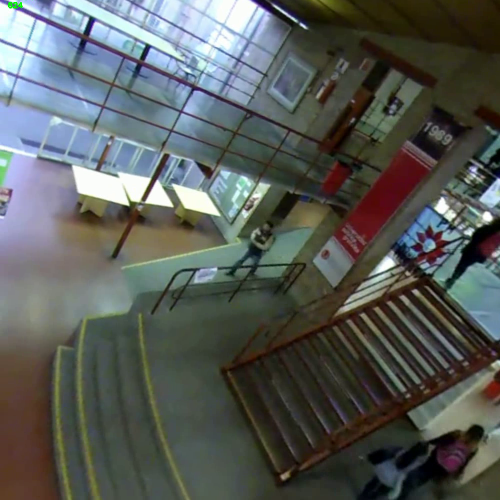
#> input picture frame 14 of viga_tray_111.avi, 1000 x 1000 px, given in place of agora18.mp4, which was not available (shown at 1/2 size)
$ python loop_20150825.py   (Python 2 division)
#> lines starting #> are read from the running program, lines starting #| are printed output that depends on the picture; after the words box and inside, x2 and y2 are one past the last pixel; in counts of white or black regions, pixels touching at a corner belong together; pictures that were not available may be replaced by others from this repository, and a replacement may not be noted
# loop.py

# Librerias importadas
import cv2
import numpy as np

# Video a analizar
cap = cv2.VideoCapture('../../video/unq/agora18.mp4')

# Creacion del sustractor de fondo MOG2
bs = cv2.createBackgroundSubtractorMOG2()
bs.setDetectShadows(True)
bs.setShadowValue(0) #127
bs.setHistory(50) #500
#bs.setVarThreshold(36) #16
#bs.setBackgroundRatio(0.5) #0.9

# Tiempo en ms a esperar entre frames, 0 = para siempre
tms = 10

# Kernel
k_opening = cv2.getStructuringElement(cv2.MORPH_ELLIPSE,(3,3))
k_closing = cv2.getStructuringElement(cv2.MORPH_ELLIPSE,(17,17))

# Filtro Kalman:
# Dimension de los estados: 4
# Dimension de la medicion: 2
# Dimension del vector de control: 0
#kalman = cv2.KalmanFilter(4,2,0)

# Loop principal
while(cap.isOpened()):
  # Obtener imagen
  frame = cv2.resize(cap.read()[1],(640,640))
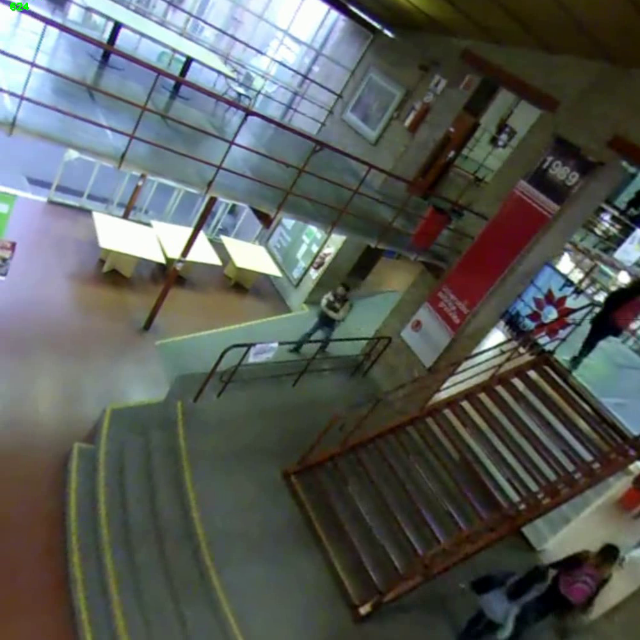
#> frame: shape (640, 640, 3); mean B, G, R 88.4, 92, 88
  # Se aplica el sustractor de fondo
  msk = bs.apply(frame)
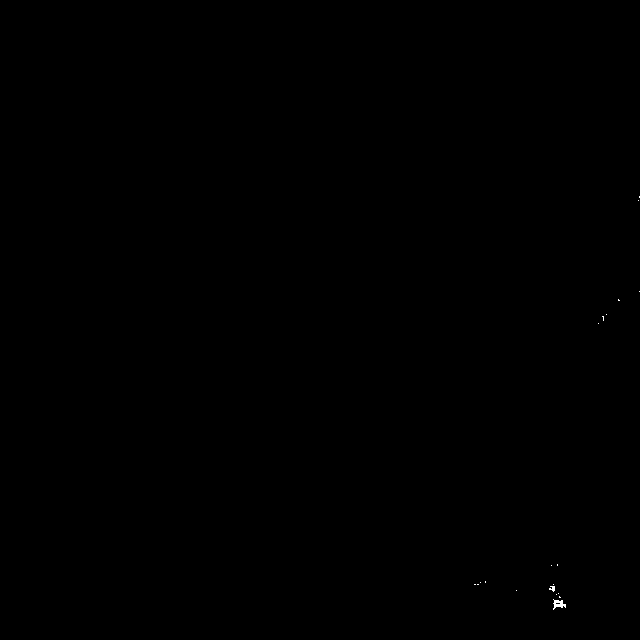
#> msk: shape (640, 640); 0.03% white in thin lines or dots, all inside (x1, y1, x2, y2) = (474, 196, 640, 610)
  # Se filtra el ruido
  blurmsk = cv2.GaussianBlur(msk,(21,21),0)
  frg = cv2.threshold(blurmsk,0,255,cv2.THRESH_BINARY+cv2.THRESH_OTSU)[1]
#> frg: shape (640, 640); 0.07% white; 2 white regions
  # [9 lines of commented-out code are left out]
  cnt = cv2.findContours(frg.copy(),cv2.RETR_EXTERNAL,cv2.CHAIN_APPROX_SIMPLE)[1]
#> cnt = 2 contours; box (x1, y1, x2, y2) and area: (551, 595, 568, 611) 189, (548, 584, 557, 594) 56
  #Se inicializan las listas M y centroides
  M,centroides = [],[]
  for i in range(len(cnt)):
    M.append(cv2.moments(cnt[i]))
    centroides.append(np.array([int(M[-1]['m10']/M[-1]['m00']),int(M[-1]['m01']/M[-1]['m00'])]) if M[-1]['m00']<>0 else np.zeros(2,int))
#> this loop made 2 passes
#> after the loop, M = 2 items; centroides = [[558, 603], [552, 588]]

  cv2.drawContours(frame,cnt,-1,(0,0,255),2)
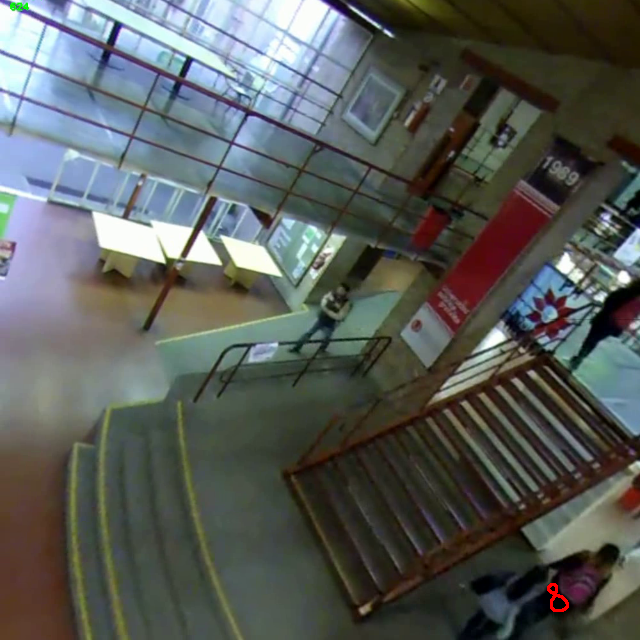
#> frame: shape (640, 640, 3); 0.06% of pixels changed, all inside (x1, y1, x2, y2) = (547, 583, 569, 612)
  # Se muestran los distintos pasos del algoritmo
  cv2.imshow('Frame',frame)
#  cv2.imshow('Blur',blur)
  # Se mueve la ventana
  cv2.moveWindow('Frame',0,0)
#  cv2.moveWindow('Blur',480,0)
  # Botones de terminado, pausado, reanudar
  k = cv2.waitKey(tms) & 0xFF
#> (key q is pressed here)
  if k == ord('q'):
    break # Terminar
  elif k == ord('p'):
    tms = 0 #Pausar
  elif k == ord('f'):
    tms = 10 # Reanudar

# Liberar el video y destruir las ventanas
cap.release()
cv2.destroyAllWindows()

$ run again, starting later in the video
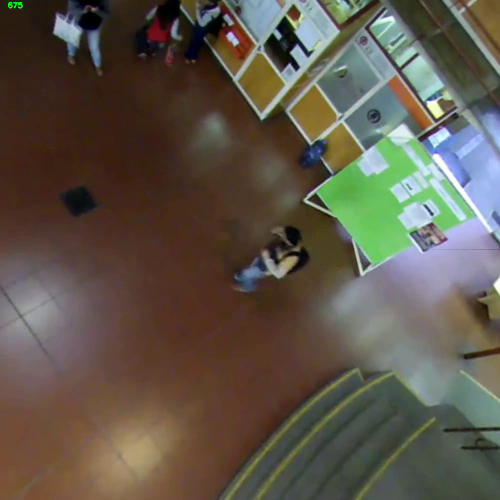
#> input picture frame 65 of viga_tray_111.avi, 1000 x 1000 px, given in place of agora18.mp4, which was not available (shown at 1/2 size)
#> `frame = cv2.resize(cap.read()[1],(640,640))`:
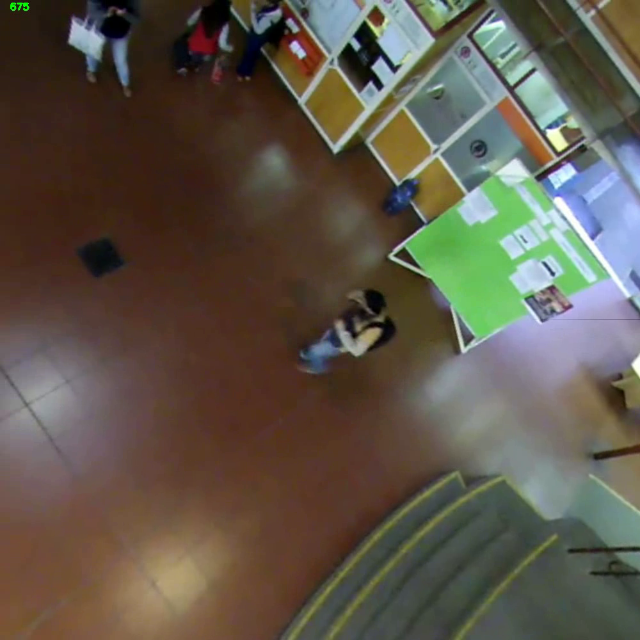
#> frame: shape (640, 640, 3); mean B, G, R 73.8, 86.3, 94
#> msk: shape (640, 640); 0.04% white; 17 white regions (14 under 20 px), largest, box (x1, y1, x2, y2) and area: (119, 21, 128, 28) 45, (272, 34, 279, 42) 31, (112, 0, 119, 4) 22
#> frg: shape (640, 640); 0.12% white; 4 white regions (1 under 20 px)
#> cnt = 4 contours, 1 with area under 20; largest, box (x1, y1, x2, y2) and area: (109, 16, 130, 32) 203, (269, 29, 281, 43) 111, (104, 0, 126, 7) 102
#> the loop `for i in range(len(cnt)):` made 4 passes
#> after the loop `for i in range(len(cnt)):`: M = 4 items; centroides = [[274, 35], [119, 23], [224, 10], [114, 2]]
#> `cv2.drawContours(frame,cnt,-1,(0,0,255),2)`:
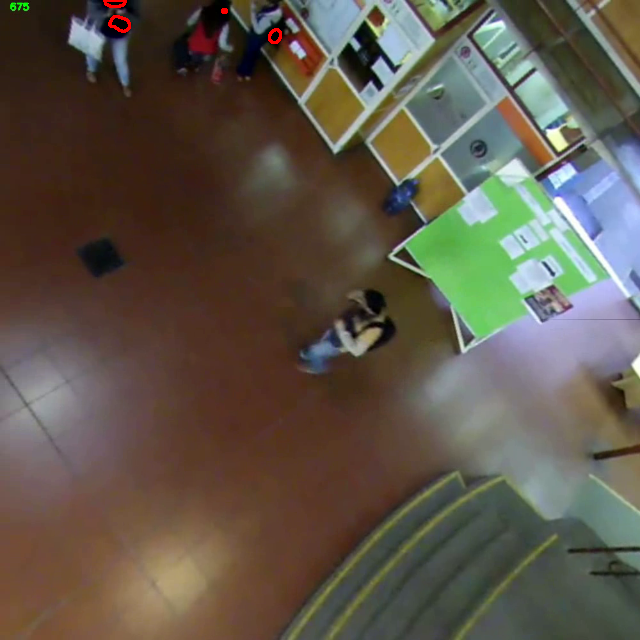
#> frame: shape (640, 640, 3); 0.12% of pixels changed, all inside (x1, y1, x2, y2) = (103, 0, 282, 44)

$ run again, starting later in the video
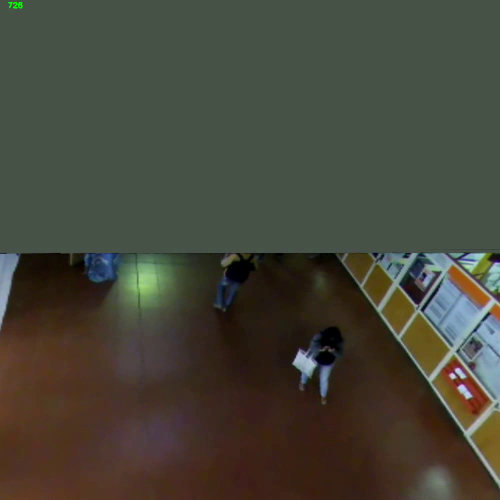
#> input picture frame 116 of viga_tray_111.avi, 1000 x 1000 px, given in place of agora18.mp4, which was not available (shown at 1/2 size)
#> `frame = cv2.resize(cap.read()[1],(640,640))`:
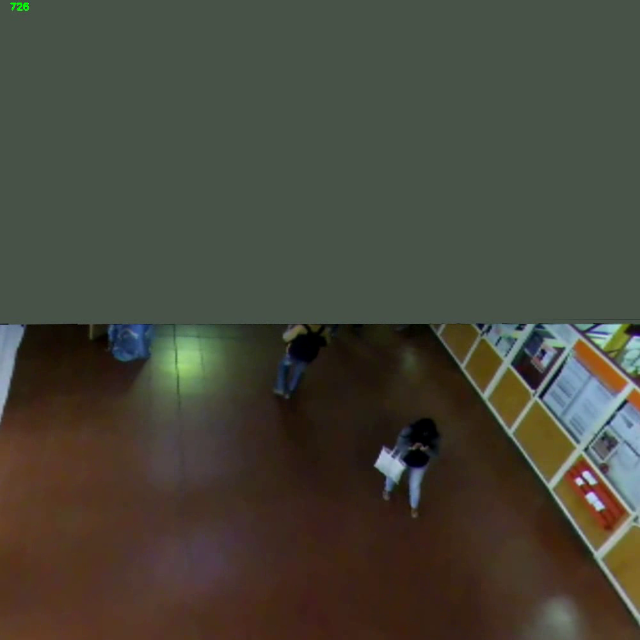
#> frame: shape (640, 640, 3); mean B, G, R 58, 69.5, 70.1
#> msk: shape (640, 640); 0.08% white; 22 white regions (18 under 20 px), largest, box (x1, y1, x2, y2) and area: (305, 333, 321, 358) 135, (414, 430, 424, 439) 58, (420, 420, 430, 426) 35, (413, 451, 424, 459) 33
#> frg: shape (640, 640); 0.2% white; 3 white regions
#> cnt = 3 contours; box (x1, y1, x2, y2) and area: (304, 331, 326, 359) 363, (412, 418, 431, 444) 292, (412, 451, 423, 461) 69
#> the loop `for i in range(len(cnt)):` made 3 passes
#> after the loop `for i in range(len(cnt)):`: M = 3 items; centroides = [[417, 455], [421, 430], [313, 342]]
#> `cv2.drawContours(frame,cnt,-1,(0,0,255),2)`:
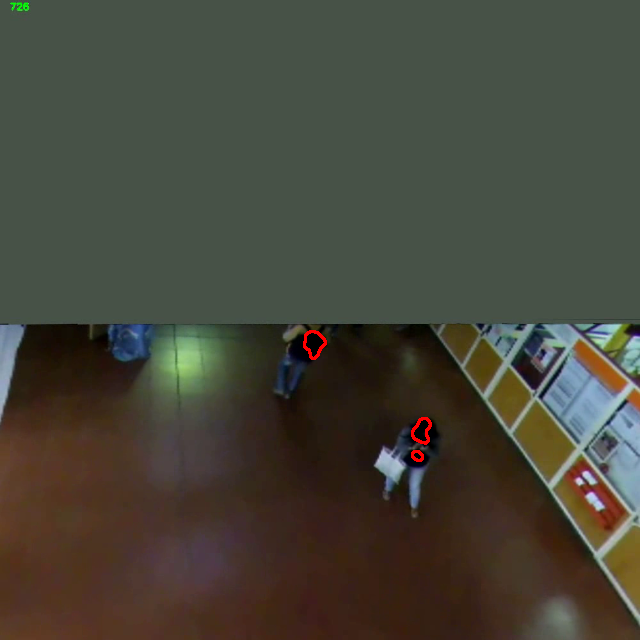
#> frame: shape (640, 640, 3); 0.15% of pixels changed, all inside (x1, y1, x2, y2) = (303, 330, 432, 462)
